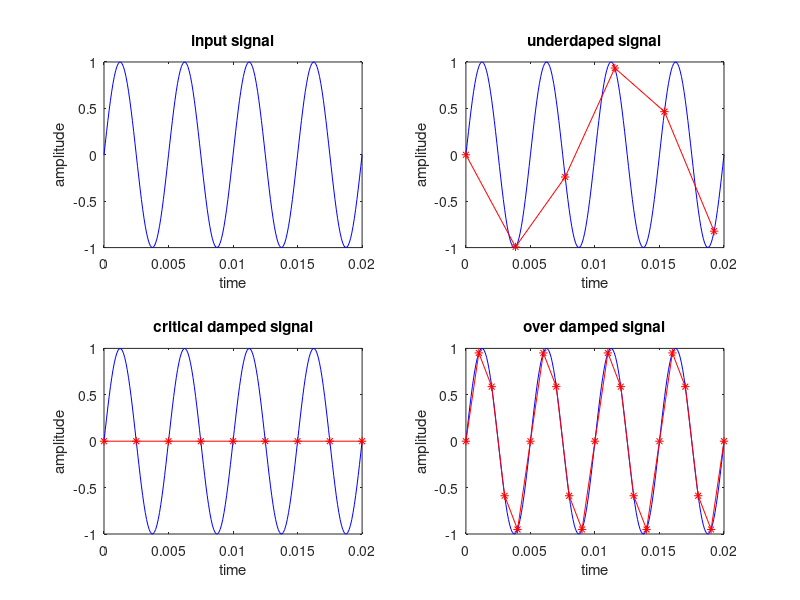

The MATLAB script that drew this image:
tfinal=0.02;
t=0:0.0001:tfinal;
x=sin(2*pi*t*200);
subplot(2,2,1);
plot(t,x,'b');
title('input signal');
xlabel('time');
ylabel('amplitude');

fs1=1.3*200;
n1=0:1/fs1:tfinal;
x1=sin(2*pi*n1*200);
subplot(2,2,2);
plot(t,x,'b',n1,x1,'*r-');
title('underdaped signal');
xlabel('time');
ylabel('amplitude');

fs2=2*200;
n2=0:1/fs2:tfinal;
x2=sin(2*pi*n2*200);
subplot(2,2,3);
plot(t,x,'b',n2,x2,'*r-');
title('critical damped signal');
xlabel('time');
ylabel('amplitude');

fs3=5*200;
n3=0:1/fs3:tfinal;
x3=sin(2*pi*n3*200);
subplot(2,2,4);
plot(t,x,'b',n3,x3,'*r-');
title('over damped signal');
xlabel('time');
ylabel('amplitude');
